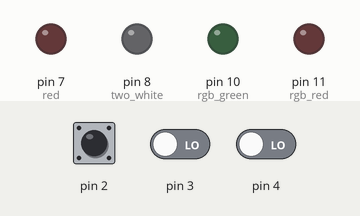
Recording of a sketch running on a simulated Arduino Uno, built with avr-gcc and run on an emulated ATmega328P. On the bench: output pins drawn as LEDs (lit = HIGH). The inputs (shaded band) are chosen by the test bench; at power-on: pin 2 LOW, pin 3 LOW, pin 4 LOW.

Above: at 1.2 s.
1.3 s: pin 2 driven HIGH
At 2.5 s:
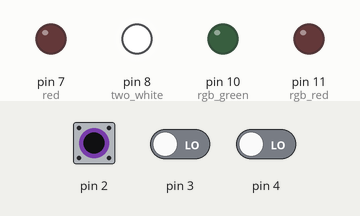
2.8 s: pin 3 driven HIGH
At 3.7 s:
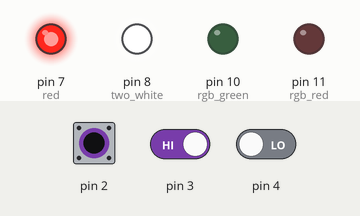
4.3 s: pin 4 driven HIGH
At 4.8 s:
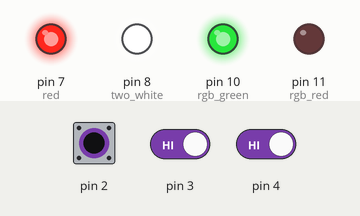
5.8 s: pin 3 driven LOW
At 7.0 s:
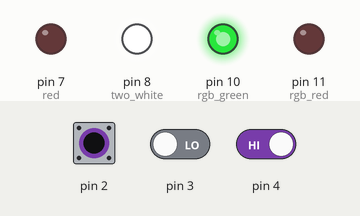
7.3 s: pin 2 pulsed LOW 5 times (0.12 s each, 0.3 s apart)
At 9.9 s:
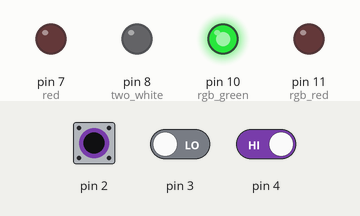
10.3 s: pin 3 driven HIGH
At 10.6 s:
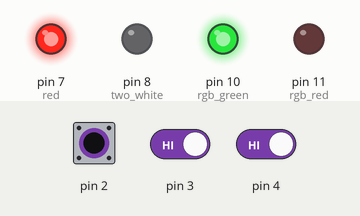
Timing chart, 0 to 12.8 s (numbered marks = the images above; inputs shaded):
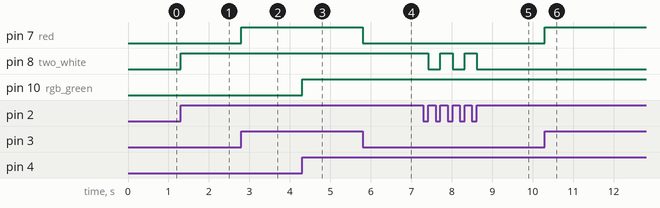

The sketch:

task-advanced.ino
```cpp
/*
 * Jacob Koziej
 * Interrupt Assignment (Advanced Task)
 * 2021-01-06
 */


struct {
	// we only ever have 4 states
	volatile unsigned int val : 2;

	uint8_t color[4][2] = {
		// r,   g
		{  0,   0},  // off
		{  0, 255},  // green
		{255, 165},  // orange
		{255,   0}   // red
	};
} state_rgb;


void setup()
{
	state_rgb.val = 0;

	pinMode(2, INPUT);
	pinMode(3, INPUT);
	pinMode(4, INPUT);

	pinMode(7,  OUTPUT);  // red
	pinMode(8,  OUTPUT);  // two white
	pinMode(10, OUTPUT);  // rgb green
	pinMode(11, OUTPUT);  // rgb red

	attachInterrupt(digitalPinToInterrupt(2), toggle_white, RISING);
	attachInterrupt(digitalPinToInterrupt(3), toggle_red,   CHANGE);
	PCICR  |= _BV(PCIE2);    // enable pin change interrupt 2
	PCMSK2 |= _BV(PCINT20);  // pin change interrupt on pin 4
}

void loop()
{
}

void toggle_white()
{
	static uint8_t state = 0;
	state = !state;

	digitalWrite(8, state);
}

void toggle_red()
{
	static uint8_t state = 0;
	state = !state;

	digitalWrite(7, state);
}

ISR(PCINT2_vect)
{
	static uint8_t change = 0;
	change = !change;

	if (change) ++state_rgb.val;

	analogWrite(10, state_rgb.color[state_rgb.val][1]);
	analogWrite(11, state_rgb.color[state_rgb.val][0]);
}
```

Measured:
- after the input at 1.3 s, pin 8 (two_white): LOW → HIGH at once
- after the input at 2.8 s, pin 7 (red): LOW → HIGH at once
- after the input at 4.3 s, pin 10 (rgb_green): LOW → HIGH at once
- after the input at 5.8 s, pin 7 (red): HIGH → LOW at once
- after the input at 7.3 s, pin 8 (two_white): alternates HIGH for 0.30 s and LOW for 0.30 s, 5 changes in all, then stays LOW, starting after 0.12 s
- after the input at 10.3 s, pin 7 (red): LOW → HIGH at once
